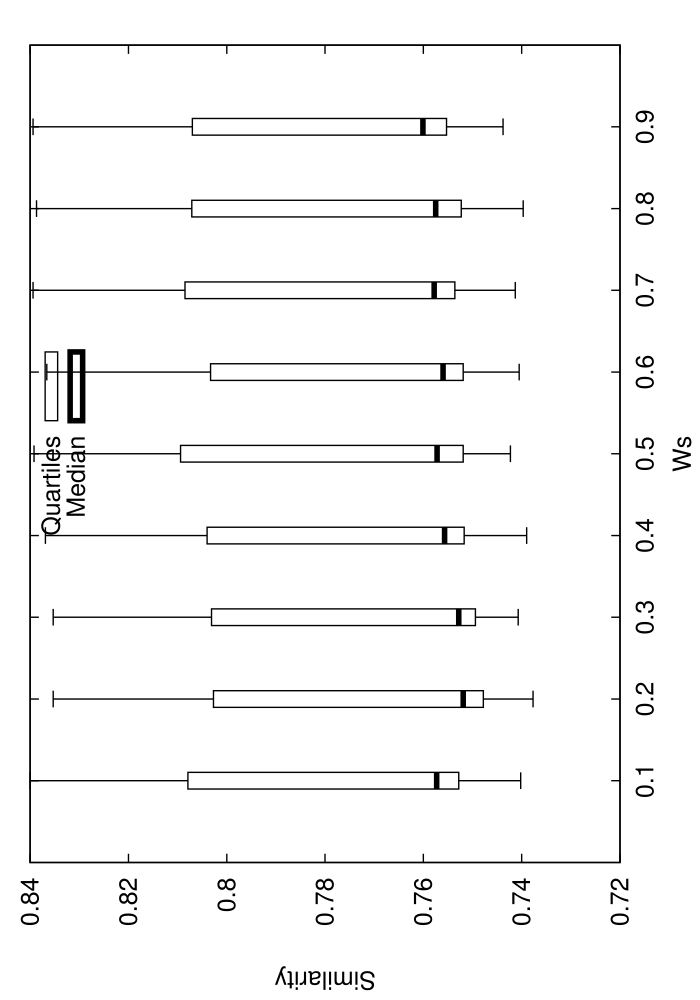

Reproduce this figure in gnuplot.
set terminal postscript enhanced 18
set xrange[0:1]
set xlabel 'Ws'
set ylabel 'Similarity'
set key ins vert center top spacing 1.0
set output 'stat_2.dat.eps'
set bars 4.0
set style fill empty
plot 'stat_2.dat.elab' using 1:3:2:6:5:xticlabel(1) with candlesticks lt -1 lw 1 title 'Quartiles' whiskerbars,'' using 1:4:4:4:4:xticlabels(1) with candlesticks lt -1 lw 4 title 'Median'
